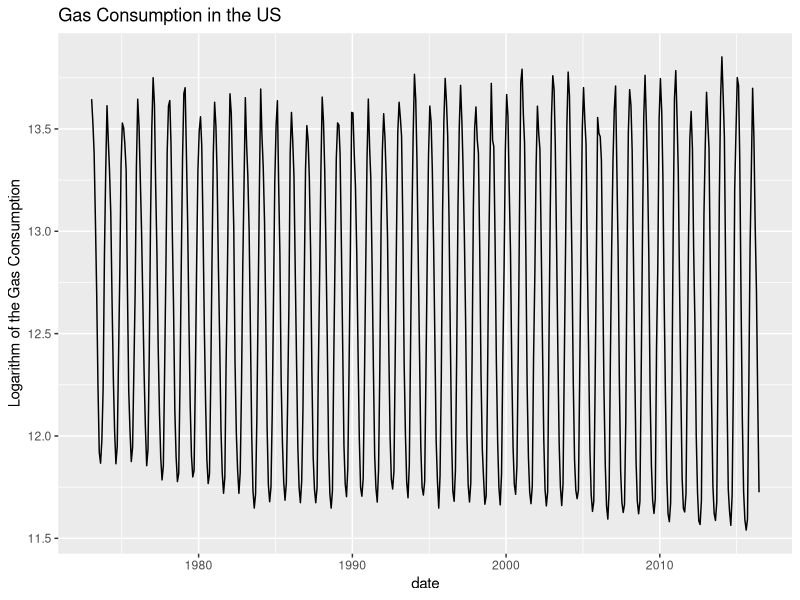
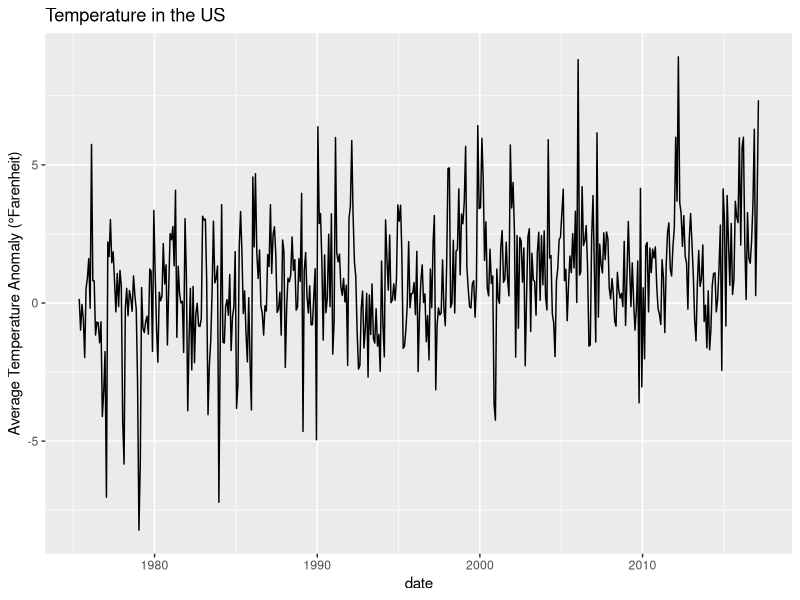
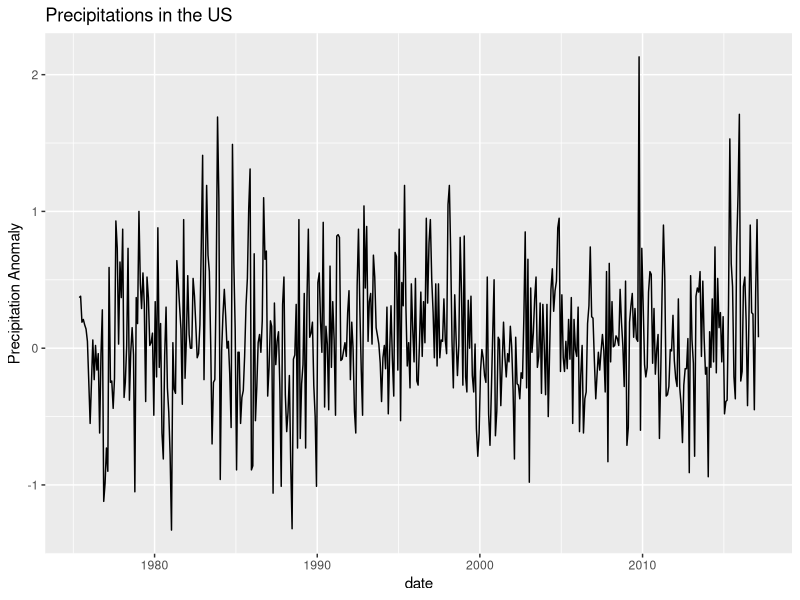
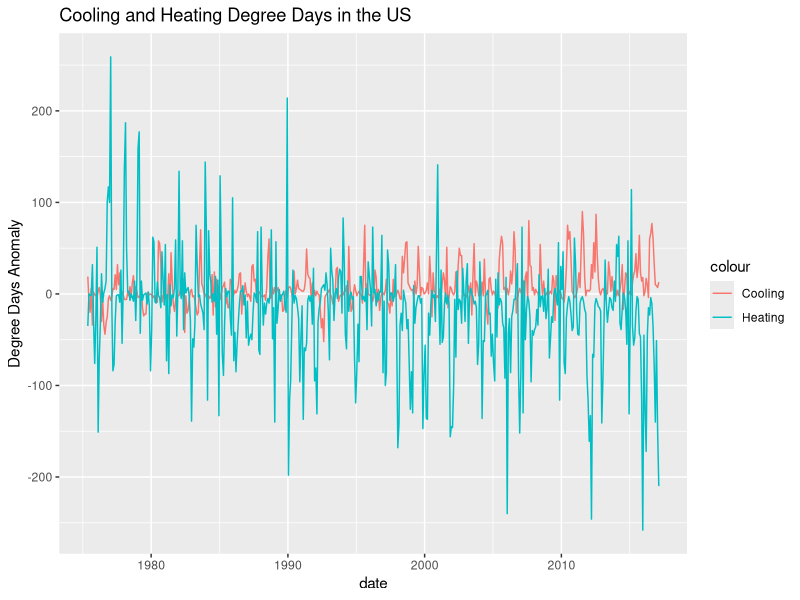
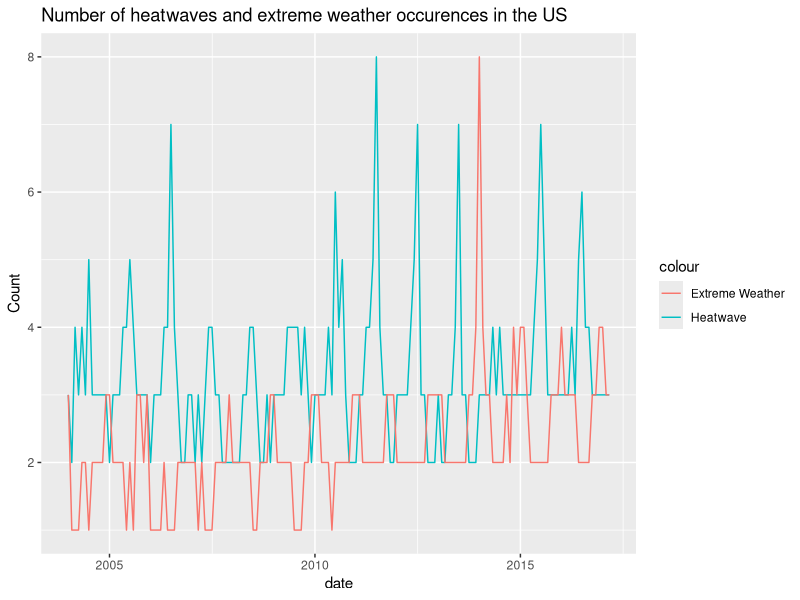
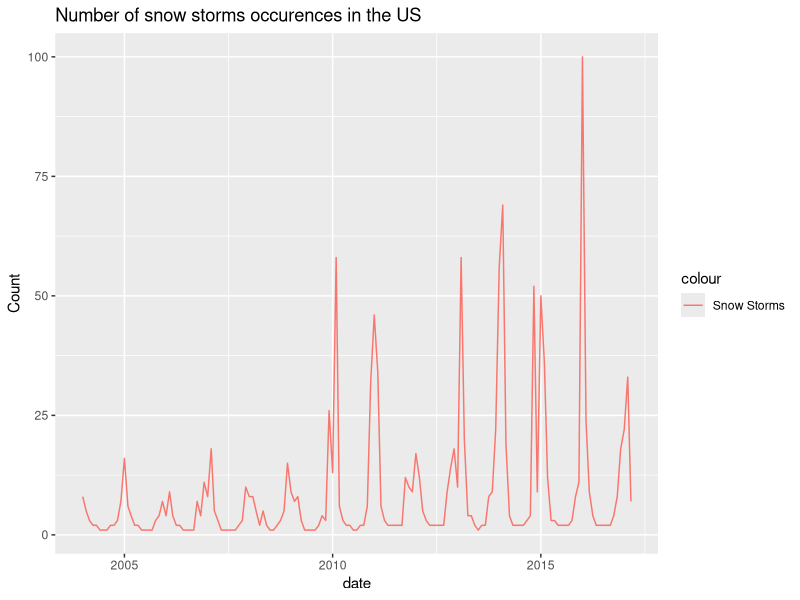

R code for these plots, in order: (Note: this script raises an error after producing the figures.)
## ---- chunk 1
library(readr)
gas <- na.omit(read_csv("data/gas.csv", col_types = cols(date = col_date(format = "%Y-%m-%d"))))
temp <- read_csv("data/temp.csv", col_types = cols(date = col_date(format = "%Y-%m-%d")))
google <- read_csv("data/google.csv", col_types = cols(date = col_date(format = "%Y-%m-%d")))
## ---- chunk 2
summary(gas)
## ---- chunk 3
summary(temp)
## ---- chunk 4
summary(google)
## ---- chunk 5
library(ggplot2)
#ggplot(gas, aes(x=date, y=gas_cons)) + geom_line() +
#            labs(title = "Gas Consumption in the US",  y = "Gas Consumption")
ggplot(gas, aes(x=date, y=log_gas_cons)) + geom_line() +
            labs(title = "Gas Consumption in the US",  y = "Logarithm of the Gas Consumption")
## ---- chunk 6
temp_trunc = temp[temp$date >= 1973-01-15,]
ggplot(temp_trunc)+geom_line(aes(x=date, y=av_temp_ano))+
    labs(title = "Temperature in the US",  y = "Average Temperature Anomaly (°Farenheit)")
ggplot(temp_trunc)+geom_line(aes(x=date, y=prec_ano))+
    labs(title = "Precipitations in the US",  y = "Precipitation Anomaly")
ggplot(temp_trunc)+geom_line(aes(x=date, y=cool_days_ano, colour = "Cooling"))+
    geom_line(aes(x=date, y=heat_days_ano, colour ="Heating"))+
    labs(title = "Cooling and Heating Degree Days in the US",  y = "Degree Days Anomaly")
## ---- chunk 7
ggplot(google)+geom_line(aes(x=date, y=heatwave, colour="Heatwave"))+
    geom_line(aes(x=date, y=extreme_weather, colour = "Extreme Weather"))+
    labs(title = "Number of heatwaves and extreme weather occurences in the US",  y = "Count")
## ---- chunk 8
ggplot(google)+geom_line(aes(x=date, y=snow_storm, colour="Snow Storms"))+
    labs(title = "Number of snow storms occurences in the US",  y = "Count")
## ---- chunk 9
gas_temp = merge(gas, temp, by = "date", all.x = TRUE)
gas_goo = merge(gas, google, by = "date", all = FALSE)
all = merge(gas_temp, google, by= "date",  all = FALSE)
## ---- chunk 10
pairs(gas_goo[,-c(1,2)])
